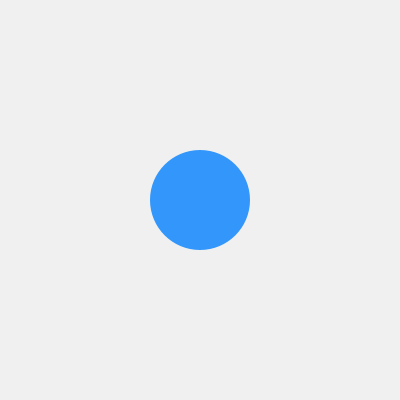
Frame 1 (no input)
Frame 60 (the mouse pressed at the canvas centre just before this capture): identical to frame 1, image omitted
Frame 120 (the mouse held since frame 60 and released just before this capture): identical to frame 1, image omitted

The Processing sketch that drew this single still picture (run headless with seeded random() and noise(); from frame 60 on, the mouse is pressed at the canvas centre):

// Processing sketch: week01_5_google_gemini_mouse_wheel_void_mouseWheel_MouseEvent_g
// ── week01_5_google_gemini_mouse_wheel_void_mouseWheel_MouseEvent_g.pde
// week01_5_google_gemini_mouse_wheel_void_mouseWheel_MouseEvent_getCount
// google gemini: Processing 怎麼用 mouse wheel
// 把 AI 摘要的程式碼 copy 過來用
float circleSize = 100; //宣告全域變數控制大小

void setup(){
  size(400, 400);
}

void draw() {
  background(240);
  // 繪製一個會隨著滾輪縮放的圓形
  fill(50, 150, 250);
  noStroke();
  ellipse(width/2, height/2, circleSize, circleSize);
}

// Processing 4 標準的滾輪事件函式
void mouseWheel(MouseEvent event) {
  // event.getCount() 會回傳滾輪的滾動方向與量
  float e = event.getCount();
  
  // 調整圓形大小 (將滾輪數值乘以 5 加快縮放速度)
  circleSize += e * 5;
  
  // 限制圓形大小的最小值與最大值，防止縮小到變負數
  circleSize = constrain(circleSize, 10, 400);
}
